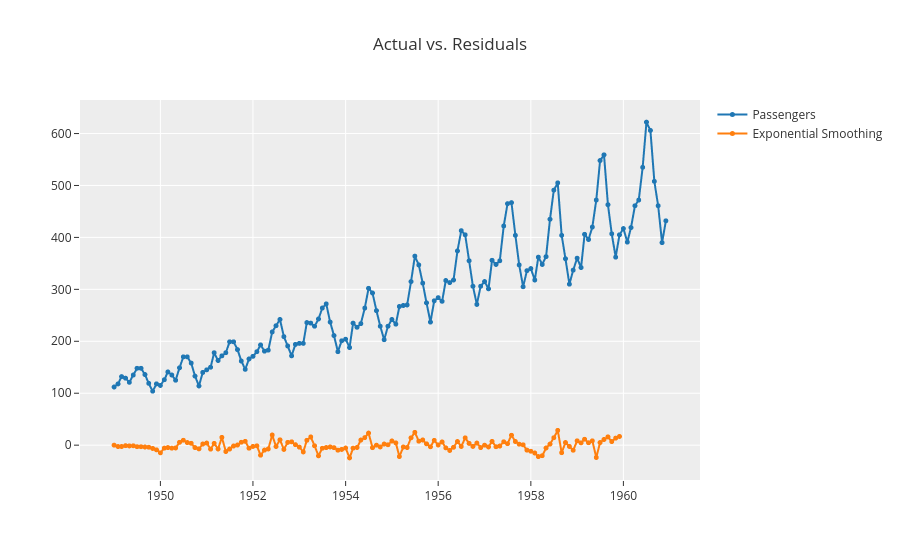

Notebook code cell kept with this figure:
### Code cell
plot_model(model,plot='residuals')

### Figure 1 — Plotly figure (JSON) as saved in the notebook; plotly's stock layout.template omitted (floating-point values rounded to 4 significant figures; data arrays with more than 128 entries replaced by an {"elided": "..."} marker saying what was removed)
{"data": [{"line": {"color": "rgb(31, 119, 180)", "width": 2}, "marker": {"color": "rgb(31, 119, 180)", "size": 5}, "mode": "lines+markers", "name": "Passengers", "type": "scattergl", "x": {"elided": "144 str values"}, "xaxis": "x", "y": {"elided": "144 int values"}, "yaxis": "y"}, {"line": {"color": "rgb(255, 127, 14)", "width": 2}, "marker": {"color": "rgb(255, 127, 14)", "size": 5}, "mode": "lines+markers", "name": "Exponential Smoothing", "type": "scattergl", "x": {"elided": "144 str values"}, "xaxis": "x", "y": {"elided": "144 float values"}, "yaxis": "y"}], "layout": {"showlegend": true, "title": {"text": "Actual vs. Residuals"}, "xaxis": {"anchor": "y", "domain": [0, 1]}, "yaxis": {"anchor": "x", "domain": [0, 1]}}}
